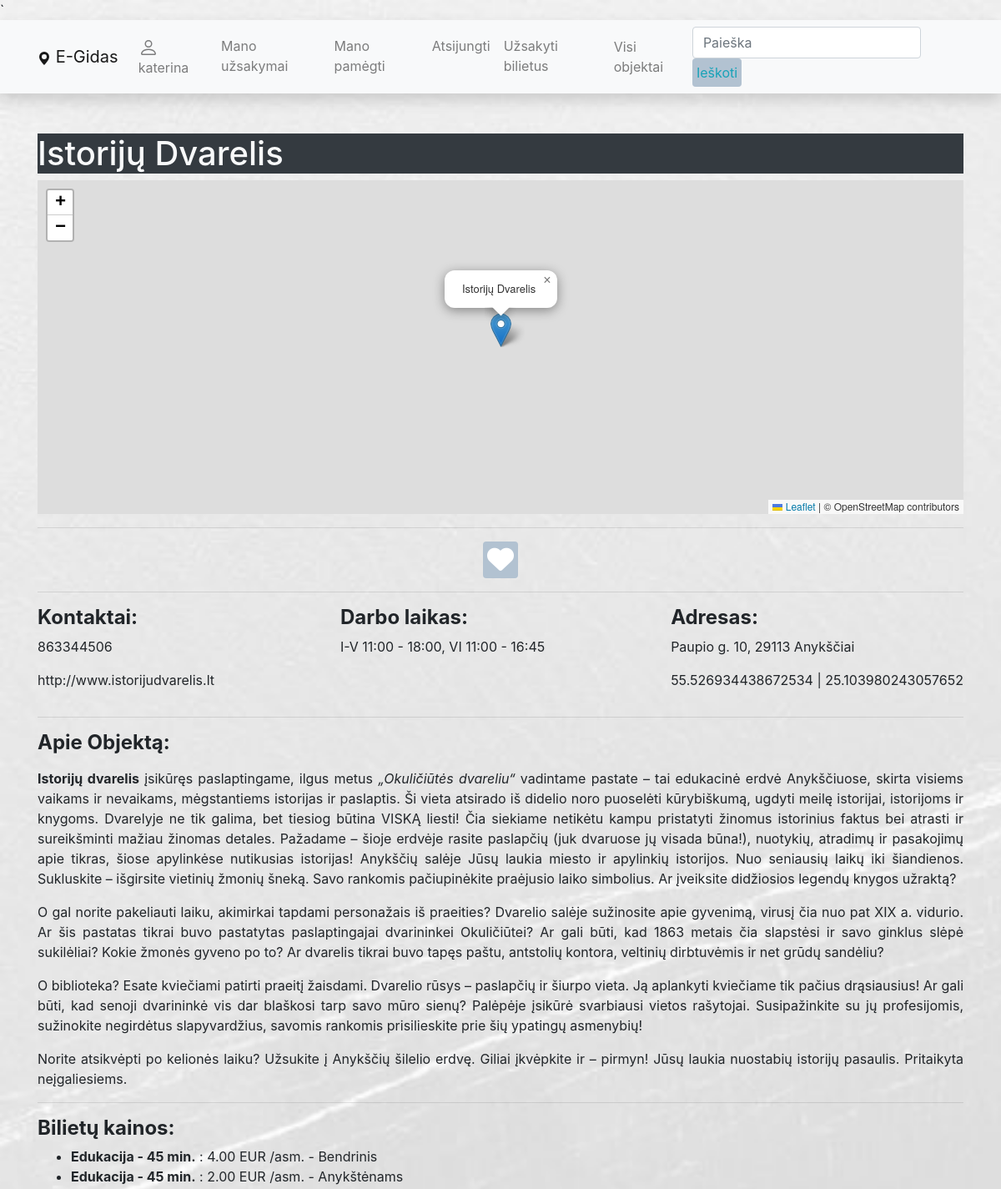
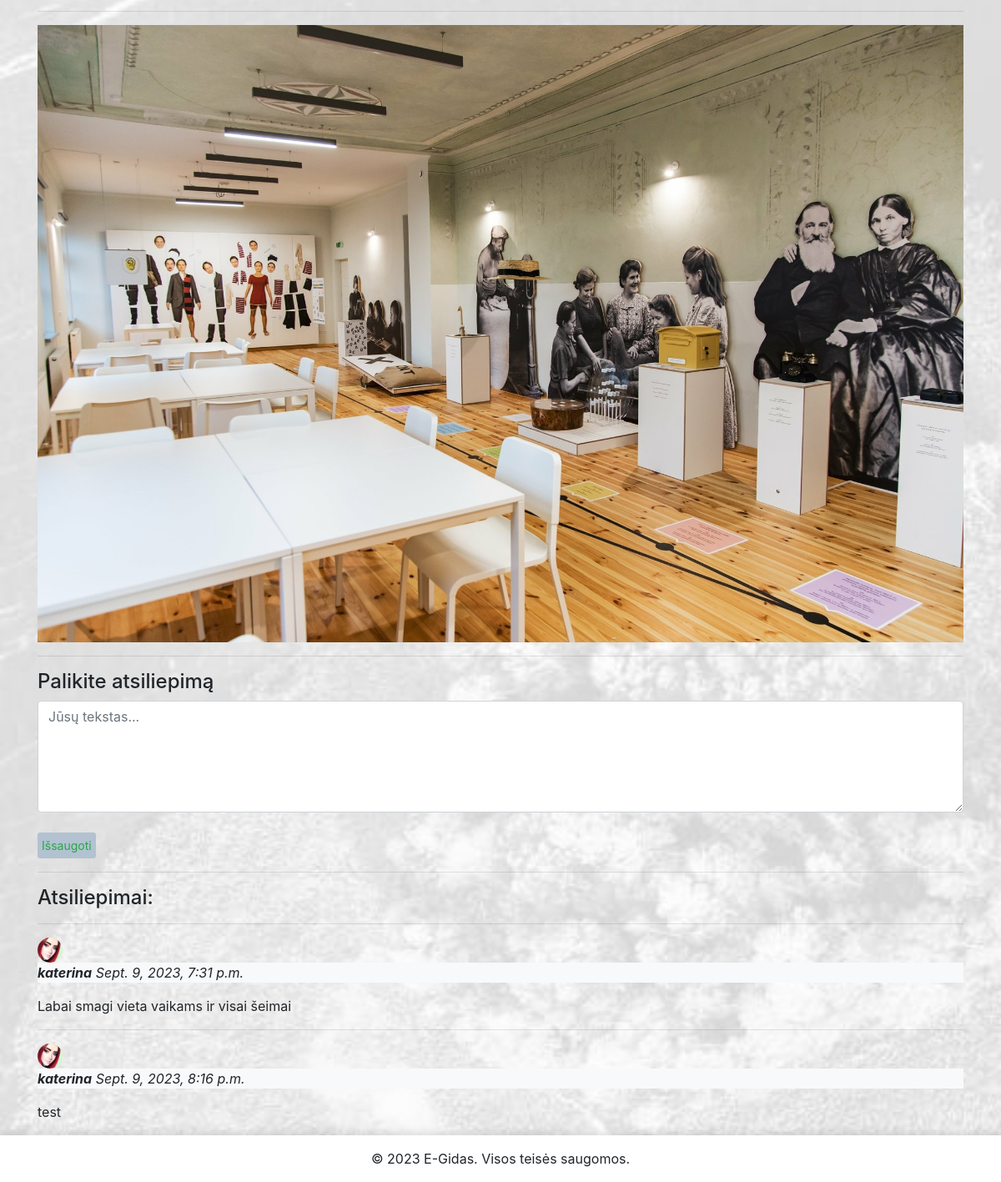
Screenshot of /egidas/objektai/1 (signed in) with the database file from the repository (2 pictures, top to bottom).
### egidas/models.py (models this page shows, shortened)
class Place(models.Model):
    title = models.CharField('Pavadinimas', max_length=200)
    address = models.CharField("Adresas", max_length=200, null=True, blank=True)
    latitude = models.FloatField("Platuma", null=True, blank=True)
    longitude = models.FloatField("Ilguma", null=True, blank=True)
    description = HTMLField("Apie")
    working_hours = models.CharField('Darbo valandos', max_length=255, null=True, blank=True)
    tel = models.CharField('Telefono numeris', max_length=20)
    website = models.URLField('Svetainė', max_length=200, null=True, blank=True)
    subcategories = models.ManyToManyField(Subcategory, related_name='places', help_text='Priskirkite subkategorijas')
    cover = models.ImageField("Nuotrauka", upload_to="covers", null=True, blank=True)
    class Meta:
        verbose_name = 'Objektas'
        verbose_name_plural = 'Objektai'

class Ticket(models.Model):
    place = models.ForeignKey(Place, related_name='tickets', on_delete=models.CASCADE)
    price = models.DecimalField(max_digits=9, decimal_places=2)
    service = models.CharField('Paslaugos pavadinimas', max_length=255, null=True, blank=True)
    TYPE = (
        ('Suaugusiam', 'Suaugusiems'),
        ('Vaikams', 'Vaikams'),
        ('Pens/Neįg', 'Neįgaliems ir pencininkams'),
        ('Bendrinis', 'Bendrinis'),
        ('Anykštėnams', 'Anykštėnams'),
        ('Stud/Moksl', 'Moksleiviams ir studentams')
    )
    type = models.CharField(
        max_length=50,
        choices=TYPE,
        blank=True,
        default='Bendrinis',
        help_text='Bilieto tipas'
    )
    class Meta:
        verbose_name = 'Bilietas'
        verbose_name_plural = 'Bilietai'

class PlaceReview(models.Model):
    user = models.ForeignKey(User, related_name='reviews', on_delete=models.CASCADE, null=True, blank=True)
    date_created = models.DateTimeField(auto_now_add=True)
    place = models.ForeignKey(Place, on_delete=models.CASCADE, related_name="placereview_set", blank=True)
    content = models.TextField('Atsiliepimas', null=True, blank=True)
    rating = models.IntegerField('Įvertinimas', null=True, blank=True,
                                 validators=[MinValueValidator(1), MaxValueValidator(5)])
    class Meta:
        verbose_name = 'Atsiliepimas'
        verbose_name_plural = 'Atsiliepimai'

class Profilis(models.Model):
    user = models.OneToOneField(User, on_delete=models.CASCADE, blank=True)
    nuotrauka = models.ImageField(default='profile_pics/pfp.png', upload_to='profile_pics')
    class Meta:
        verbose_name = 'Profilis'
        verbose_name_plural = 'Profiliai'

### egidas/views.py (the view, shortened to what this page needs)
# urls.py: path('objektai/<int:pk>', views.PlaceDetailView.as_view(), name='place-detail'),
class PlaceDetailView(generic.edit.FormMixin, generic.DetailView):
    model = Place
    context_object_name = 'place'
    template_name = 'place_detail.html'
    form_class = PlaceReviewForm

### egidas/forms.py
class PlaceReviewForm(forms.ModelForm):
    class Meta:
        model = PlaceReview
        fields = ('content', 'rating', 'user',)
        widgets = {
            'place': forms.HiddenInput(),
            'user': forms.HiddenInput(),
            'content': forms.Textarea(attrs={'class': 'form-control', 'rows': 5, 'placeholder': 'Jūsų tekstas...'}),
        }

### egidas/templates/place_detail.html (shortened to what this page needs)
{% extends "base.html" %}
{% block content %}
<h1 class="text-light bg-dark">{{ place.title }}</h1>
<div id="map" style="height: 400px;"></div>
<hr/>
{% if user.is_authenticated %}
    <div style="text-align: center;">
        <a href="{% url 'add-favourite' place.id %}" class="btn btn-danger custom-red-button">
            <i class="fas fa-heart fa-2x"></i>
        </a>
    </div>
{% endif %}
<hr/>
<div style="display: flex; justify-content: space-between;">
    <div>
        <h4><strong>Kontaktai:</strong></h4>
        <p>{{ place.tel }}</p>
        <p>{{ place.website }}</p>
    </div>
    <div>
        <h4><strong>Darbo laikas:</strong></h4>
        <p>{{ place.working_hours }}</p>
    </div>
    <div>
        <h4><strong>Adresas:</strong></h4>
        <p>{{ place.address }}</p>
        <p>{{ place.latitude }} | {{ place.longitude }}</p>
    </div>
</div>
<hr/>
<h4><strong>Apie Objektą:</strong></h4>
<p>{{ place.description | safe }}</p>
<hr/>
{% if place.tickets.all %}
<h4><strong>Bilietų kainos:</strong></h4>
<ul>
    {% for ticket in place.tickets.all %}
    <li><strong>{{ ticket.service }}</strong> : {{ ticket.price }} EUR /asm. - {{ ticket.type }}</li>
    {% endfor %}
</ul>
{% endif %}
<hr/>
{% if place.cover %}
<img src="{{ place.cover.url }}" class="img-fluid" alt="{{ place.title }} cover image">
{% endif %}
<br>
<hr/>
{% if user.is_authenticated %}
<div class="fieldWrapper">
    <h4>Palikite atsiliepimą</h4>
    <form action="" method="post">
        {{ form.content }}
        <br>
        <input type="submit" class="btn btn-outline-success btn-sm" value="Išsaugoti">
    </form>
</div>
{% endif %}
<hr>
<h4>Atsiliepimai:</h4>
{% if place.placereview_set.all %}
    {% for review in place.placereview_set.all %}
        <hr/>
<img class="img-fluid rounded-circle" src="{{ review.user.profilis.nuotrauka.url }}" style="width: 30px; height: 30px;"/>
<p class="bg-light"><em><strong>{{ review.user }}</strong> {{ review.date_created }}</em></p>
        <p>{{ review.content }}</p>
    {% endfor %}
{% else %}
    <p>Objektas atsiliepimų neturi</p>
{% endif %}
{% endblock %}

### egidas/templates/base.html (shortened to what this page needs)
<!DOCTYPE html>
<html lang="en">
<head>
    <link rel="stylesheet" href="https://unpkg.com/leaflet@1.7.1/dist/leaflet.css" />
    <link
            rel="stylesheet"
            href="https://stackpath.bootstrapcdn.com/bootstrap/4.1.3/css/bootstrap.min.css"
    />
    <link
            rel="stylesheet"
            href="https://cdnjs.cloudflare.com/ajax/libs/font-awesome/4.7.0/css/font-awesome.min.css"
    />
    <link   href="https://maxcdn.bootstrapcdn.com/bootstrap/4.5.2/css/bootstrap.min.css"
            rel="stylesheet"
    />
    <link   rel="stylesheet"
            href="https://cdnjs.cloudflare.com/ajax/libs/font-awesome/6.0.0-beta3/css/all.min.css"
    />
    {% load static %}
    <link rel="stylesheet" href="{% static 'css/styles.css' %}"/>
</head>
<body class="d-flex flex-column">
<div id="content-wrapper" class="flex-grow-1">
    <nav
            class="navbar navbar-expand-lg navbar-light bg-light static-top mb-5 shadow">
        <div class="container">
            <a class="navbar-brand" href="{% url 'index' %}">
                <svg xmlns="http://www.w3.org/2000/svg" width="16" height="16" fill="currentColor"
                     class="bi bi-geo-alt-fill" viewBox="0 0 16 16">
                    <path d="M8 16s6-5.686 6-10A6 6 0 0 0 2 6c0 4.314 6 10 6 10zm0-7a3 3 0 1 1 0-6 3 3 0 0 1 0 6z"/>
                </svg>
                E-Gidas</a
            >
            <div class="collapse navbar-collapse" id="navbarResponsive">
                <ul class="navbar-nav">
                    {% if user.is_authenticated %}
                    <li class="nav-item"><a class="nav-link" href="{% url 'profile' %}">
                        {{ user.get_username }}</a></li>
                    <li class="nav-item"><a class="nav-link" href="{% url 'my-orders' %}">Mano užsakymai</a></li>
                    <li class="nav-item"><a class="nav-link" href="{% url 'favourites' %}">Mano pamėgti</a></li>
                    <li class="nav-item"><a class="nav-link" href="{% url 'logout' %}">Atsijungti</a></li>
                    <li class="nav-item"><a class="nav-link" href="{% url 'my-new-order' %}">Užsakyti bilietus</a></li>
                    {% else %}
                    <li class="nav-item"><a class="nav-link" href="{% url 'login' %}?next={{ request.path }}">Prisijungti</a></li>
                    <li class="nav-item"><a class="nav-link" href="{% url 'register' %}">Registruotis</a></li>
                    {% endif %}
                </ul>
                <ul  class="navbar-nav ml-auto">
                    <li class="nav-item"><a class="nav-link" href="{% url 'place-list' %}">Visi objektai</a></li>
                </ul>
                <form
                        class="form-inline"
                        action="{% url 'search' %}"
                        method="get"
                >
                    <input
                            class="form-control mr-sm-2"
                            type="search"
                            placeholder="Paieška"
                            aria-label="Search"
                            name="search_text"
                    />
                    <button class="btn btn-outline-info my-2 my-sm-0" type="submit">
                        Ieškoti
                    </button>
                </form>
            </div>
        </div>
    </nav>
    <div class="container">
        {% block content %}{% endblock %}
    </div>
    <footer class="bg-light text-center text-lg-start mt-auto my-top-shadow">
        <div class="text-center p-3" style="background-color: #fff;">
            © 2023 E-Gidas. Visos teisės saugomos.
        </div>
    </footer>
</div>
</body>
</html>

### egidas/static/css/styles.css (style rules this page uses)
body { background-image: url('/static/img/anyksciai.jpg'); background-size: cover; background-attachment: fixed; display: flex; flex-direction: column; min-height: 100vh; }
#content-wrapper { flex-grow: 1; display: flex; flex-direction: column; }
footer { flex-shrink: 0; position: relative; width: 100%; }
.my-top-shadow { box-shadow: 0px -4px 8px rgba(0, 0, 0, 0.1); }
.btn { padding: 5px; background-color: #b2c2d1; border: 2px; cursor: pointer; }

### rows the page displays
Place: title "Istorijų Dvarelis", tel "863344506", website "http://www.istorijudvarelis.lt", working_hours "I-V 11:00 - 18:00, VI 11:00 - 16:45", address "Paupio g. 10, 29113 Anykščiai", latitude "55.526934438672534", longitude "25.103980243057652", description "Istorijų dvarelis įsikūręs paslaptingame, ilgus metus „Okuličiūtės dvareliu“ vadintame pastate – tai edukacinė erdvė Anykščiuose, skirta visiems vaikams ir nevaikams, mėgstantiems istorijas ir paslaptis. Ši vieta atsirado iš didelio noro puoselėti kūrybiškumą, ugdyti meilę istorijai, istorijoms ir knygoms. Dvarelyje ne tik galima, bet tiesiog būtina VISKĄ liesti! Čia siekiame netikėtu kampu pristatyti žinomus istorinius faktus bei atrasti ir sureikšminti mažiau žinomas detales. Pažadame – šioje erdvėje rasite paslapčių (juk dvaruose jų visada būna!), nuotykių, atradimų ir pasakojimų apie tikras, šiose apylinkėse nutikusias istorijas! Anykščių salėje Jūsų laukia miesto ir apylinkių…", cover (picture)
Ticket: service "Edukacija - 45 min.", price "4.00", type "Bendrinis"
Ticket: service "Edukacija - 45 min.", price "2.00", type "Anykštėnams"
PlaceReview: user.profilis.nuotrauka (picture), user "katerina", date_created "Sept. 9, 2023, 7:31 p.m.", content "Labai smagi vieta vaikams ir visai šeimai"
PlaceReview: user.profilis.nuotrauka (picture), user "katerina", date_created "Sept. 9, 2023, 8:16 p.m.", content "test"

### other values shown
{{ user.get_username }} "katerina"
